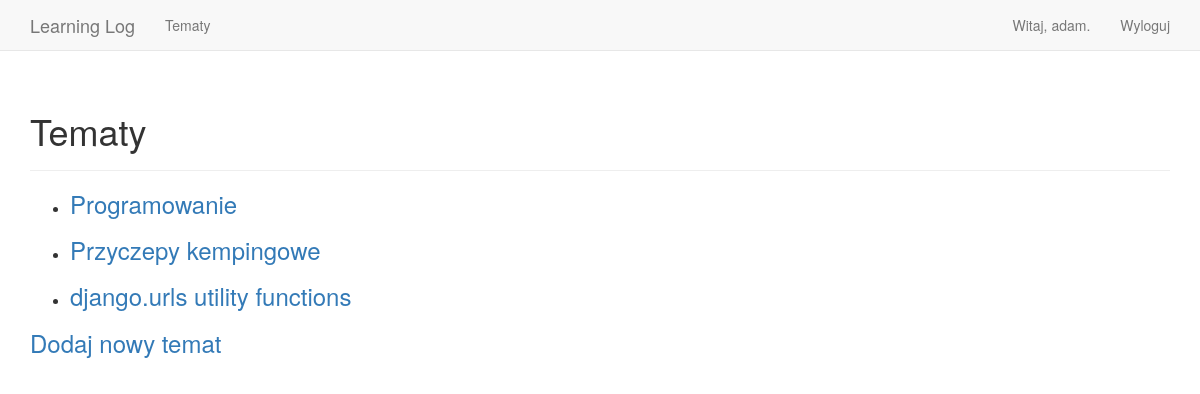
The page /topics/ (signed in) on the database its author committed.
### learning_logs/models.py (models this page shows)
class Topic(models.Model):
    text = models.CharField(max_length=200)
    date_added = models.DateTimeField(auto_now_add=True)
    owner = models.ForeignKey(User,
        on_delete=models.CASCADE)
    def __str__(self):
        return self.text

### learning_logs/views.py (the view)
# urls.py: url(r'^topics/$', views.topics, name='topics'),
@login_required
def topics(request):
    topics = Topic.objects.filter(owner=request.user).order_by('date_added')
    context = {'topics': topics}
    return render(request, 'learning_logs/topics.html', context)

### learning_logs/templates/learning_logs/topics.html
{% extends "learning_logs/base.html" %}
{% block header %}
<h1>Tematy</h1>
{% endblock header %}
{% block content %}
	<ul>
		{% for topic in topics %}
			<li>
				<h3>
					<a href="{% url 'learning_logs:topic' topic.id %}">{{ topic }}</a>
				</h3>
			</li>
		{% empty %}
			<li>Nie został jeszcze dodany żaden temat.</li>
		{% endfor %}
	</ul>
	<h3><a href="{% url 'learning_logs:new_topic' %}">Dodaj nowy temat</h3>
{% endblock content %}

### learning_logs/templates/learning_logs/base.html (shortened to what this page needs)
{% load bootstrap3 %}
<!DOCTYPE html>
    <html lang="pl">
    <head>
        {% bootstrap_css %}
    </head>
    <body>
        <nav class="navbar navbar-default navbar-static-top">
            <div class="container">
                <div class="navbar-header">
                    <a class="navbar-brand" href="{% url 'learning_logs:index' %}">Learning Log</a>
                </div>
                <div id="navbar" class="navbar-collapse collapse">
                    <ul class="nav navbar-nav">
                    <li><a href="{% url 'learning_logs:topics' %}">Tematy</a></li>
                    </ul>
                    <ul class="nav navbar-nav navbar-right">
                        {% if user.is_authenticated %}
                            <li><a>Witaj, {{ user.username }}.</a></li>
                            <li><a href="{% url 'users:logout' %}">Wyloguj</a></li>
                        {% else %}
                            <li><a href="{% url 'users:register' %}">Rejestruj</a></li>
                            <li><a href="{% url 'users:login' %}">Zaloguj</a></li>
                        {% endif %}
                    </ul>
                </div>
            </div>
        </nav>
        <div class="container">
            <div class="page-header">
                {% block header %}{% endblock header %}
            </div>
            <div>
                {% block content %}{% endblock content %}
            </div>
        </div>
    </body>
</html>

### rows shown on the page
Topic: text "Programowanie"
Topic: text "Przyczepy kempingowe"
Topic: text "django.urls utility functions"

### other values the page prints
{{ user.username }} "adam"
